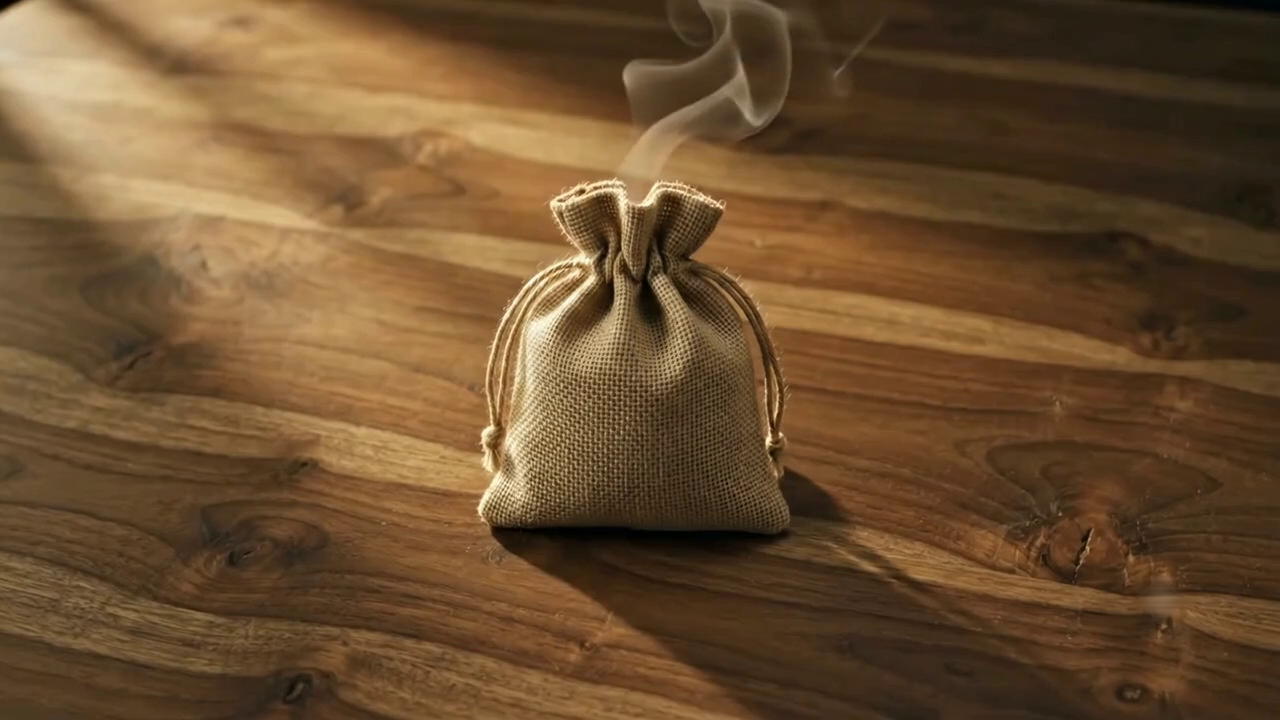
#> input picture DESTOP/ezgif-frame-006.png, 1280 x 720 px; its folder holds only this picture in this run
$ python remove_watermark_batch.py
#> lines starting #> are read from the running program, lines starting #| are printed output that depends on the picture; after the words box and inside, x2 and y2 are one past the last pixel; in counts of white or black regions, pixels touching at a corner belong together
import os
import glob
from PIL import Image, ImageFilter
import numpy as np

def inpaint_wood_grain(img_arr, cx=1160, cy=599):
    h, w, c = img_arr.shape
    r = 30
    x1, y1 = max(0, cx - r - 10), max(0, cy - r - 10)
    x2, y2 = min(w, cx + r + 10), min(h, cy + r + 10)

    patch = img_arr[y1:y2, x1:x2].astype(float)
    ph, pw, _ = patch.shape
    pcx, pcy = cx - x1, cy - y1

    Y, X = np.ogrid[:ph, :pw]
    dist = np.abs(X - pcx) / 25.0 + np.abs(Y - pcy) / 25.0
    mask = np.clip((1.15 - dist) / 0.35, 0.0, 1.0)

    reconstructed = patch.copy()
    for y in range(ph):
        row_mask = mask[y] > 0
        if not np.any(row_mask):
            continue

        x_indices = np.where(row_mask)[0]
        x_start = max(0, x_indices[0] - 1)
        x_end = min(pw - 1, x_indices[-1] + 1)

        val_start = patch[y, x_start]
        val_end = patch[y, x_end]
        span = max(1, x_end - x_start)

        for x in x_indices:
            t = (x - x_start) / span
            interp_color = (1.0 - t) * val_start + t * val_end
            noise_sample = (patch[max(0, y-3), x] + patch[min(ph-1, y+3), x]) / 2.0
            noise_blur = (patch[max(0, y-3), x_start] + patch[min(ph-1, y+3), x_end]) / 2.0
            texture_detail = (noise_sample - noise_blur) * 0.3
            reconstructed[y, x] = interp_color + texture_detail

    recon_img = Image.fromarray(np.clip(reconstructed, 0, 255).astype(np.uint8))
    recon_smooth = np.array(recon_img.filter(ImageFilter.GaussianBlur(radius=0.8))).astype(float)

    mask_3d = mask[:, :, np.newaxis]
    final_patch = patch * (1.0 - mask_3d) + recon_smooth * mask_3d

    out = img_arr.copy()
    out[y1:y2, x1:x2] = np.clip(final_patch, 0, 255).astype(np.uint8)
    return out

def process_all_destop_frames():
    destop_dir = r"d:\KASSIA\DESTOP"
    pattern = os.path.join(destop_dir, "ezgif-frame-*.png")
    frame_files = sorted(glob.glob(pattern))
    print(f"Found {len(frame_files)} frames in {destop_dir}")

    cx, cy = 1160, 599
    modified_count = 0

    for fpath in frame_files:
        img = Image.open(fpath)
#> img is the input picture: PIL image 1280x720 RGB; mean R, G, B 107.5, 78.6, 47.5
        arr = np.array(img)

        # Check if watermark is present at (cx, cy)
        # Compare center patch brightness with border
        crop_test = arr[cy-35:cy+35, cx-35:cx+35].mean(axis=2)
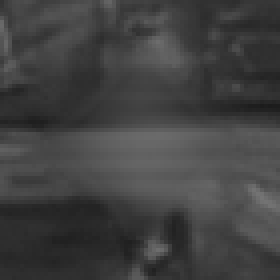
#> crop_test: shape (70, 70) float64 (shown 4 times larger); min 28, max 116, mean 65.5
        c_val = crop_test[25:45, 25:45].mean()
#> c_val = 85.38
        b_val = (crop_test[:10, :].mean() + crop_test[-10:, :].mean() + crop_test[:, :10].mean() + crop_test[:, -10:].mean()) / 4.0
#> b_val = 61.02
        diff = c_val - b_val
#> diff = 24.36

        if diff > 10.0: # Watermark is present
            cleaned_arr = inpaint_wood_grain(arr, cx=cx, cy=cy)
#> in inpaint_wood_grain, `patch = img_arr[y1:y2, x1:x2].astype(float)`:
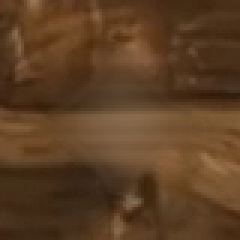
#> patch: shape (80, 80, 3) float64 (shown 3 times larger); mean R, G, B 92.7, 62.9, 36.3
#> the loop in inpaint_wood_grain, `for y in range(ph):` made 80 passes
#> (val_start, val_end) on passes 13 to 24: ([88, 52, 21], [94, 55, 23]), ([93, 59, 27], [99, 61, 24]), ([92, 58, 26], [133, 95, 58]), ([92, 59, 32], [145, 107, 72]), ([96, 61, 34], [140, 102, 67]), ([99, 65, 35], [133, 92, 63]), ([103, 68, 41], [132, 91, 62]), ([104, 71, 44], [133, 92, 63]), ([105, 72, 45], [132, 91, 62]), ([90, 60, 34], [116, 80, 51]), ([82, 49, 22], [108, 72, 43]), ([76, 45, 22], [97, 64, 37])
#> in inpaint_wood_grain, `out[y1:y2, x1:x2] = np.clip(final_patch, 0, 255).astype(np.uint8)`: out: shape (720, 1280, 3); 0.17% of pixels changed, all inside (x1, y1, x2, y2) = (1133, 572, 1188, 627)
            cleaned_img = Image.fromarray(cleaned_arr)
            cleaned_img.save(fpath, "PNG")
            modified_count += 1
            if modified_count % 20 == 0 or modified_count == 1:
                print(f"Cleaned {os.path.basename(fpath)} (diff={diff:.1f})")
#| Cleaned ezgif-frame-006.png (diff=24.4)

    print(f"\nProcessing complete: Successfully removed diamond artifact from {modified_count} frames.")

if __name__ == "__main__":
    process_all_destop_frames()
